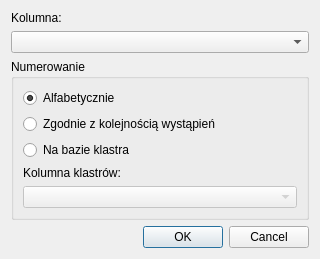
<?xml version="1.0" encoding="UTF-8"?>
<ui version="4.0">
 <class>Dialog</class>
 <widget class="QDialog" name="Dialog">
  <property name="windowModality">
   <enum>Qt::ApplicationModal</enum>
  </property>
  <property name="geometry">
   <rect>
    <x>0</x>
    <y>0</y>
    <width>320</width>
    <height>244</height>
   </rect>
  </property>
  <property name="windowTitle">
   <string>Opcje</string>
  </property>
  <layout class="QVBoxLayout" name="verticalLayout">
   <item>
    <layout class="QVBoxLayout" name="verticalLayout_2">
     <item>
      <widget class="QLabel" name="label">
       <property name="text">
        <string>Kolumna:</string>
       </property>
      </widget>
     </item>
     <item>
      <widget class="QComboBox" name="columnNameCombobox">
       <property name="accessibleName">
        <string/>
       </property>
       <property name="accessibleDescription">
        <string/>
       </property>
      </widget>
     </item>
     <item>
      <widget class="QGroupBox" name="groupBox">
       <property name="title">
        <string>Numerowanie</string>
       </property>
       <layout class="QVBoxLayout" name="verticalLayout_3">
        <item>
         <widget class="QRadioButton" name="alphabeticallyRadioButton">
          <property name="text">
           <string>Alfabetycznie</string>
          </property>
          <property name="checked">
           <bool>true</bool>
          </property>
         </widget>
        </item>
        <item>
         <widget class="QRadioButton" name="byOrderRadioButton">
          <property name="text">
           <string>Zgodnie z kolejnością wystąpień</string>
          </property>
         </widget>
        </item>
        <item>
         <widget class="QRadioButton" name="byClusterRadioButton">
          <property name="text">
           <string>Na bazie klastra</string>
          </property>
         </widget>
        </item>
        <item>
         <widget class="QLabel" name="label_2">
          <property name="text">
           <string>Kolumna klastrów:</string>
          </property>
         </widget>
        </item>
        <item>
         <widget class="QComboBox" name="clusterColumnCombobox">
          <property name="enabled">
           <bool>false</bool>
          </property>
         </widget>
        </item>
       </layout>
      </widget>
     </item>
    </layout>
   </item>
   <item>
    <spacer name="verticalSpacer">
     <property name="orientation">
      <enum>Qt::Vertical</enum>
     </property>
     <property name="sizeHint" stdset="0">
      <size>
       <width>20</width>
       <height>40</height>
      </size>
     </property>
    </spacer>
   </item>
   <item>
    <widget class="QDialogButtonBox" name="buttonBox">
     <property name="orientation">
      <enum>Qt::Horizontal</enum>
     </property>
     <property name="standardButtons">
      <set>QDialogButtonBox::Cancel|QDialogButtonBox::Ok</set>
     </property>
    </widget>
   </item>
  </layout>
 </widget>
 <resources/>
 <connections>
  <connection>
   <sender>buttonBox</sender>
   <signal>accepted()</signal>
   <receiver>Dialog</receiver>
   <slot>accept()</slot>
   <hints>
    <hint type="sourcelabel">
     <x>257</x>
     <y>230</y>
    </hint>
    <hint type="destinationlabel">
     <x>157</x>
     <y>274</y>
    </hint>
   </hints>
  </connection>
  <connection>
   <sender>buttonBox</sender>
   <signal>rejected()</signal>
   <receiver>Dialog</receiver>
   <slot>reject()</slot>
   <hints>
    <hint type="sourcelabel">
     <x>310</x>
     <y>230</y>
    </hint>
    <hint type="destinationlabel">
     <x>286</x>
     <y>274</y>
    </hint>
   </hints>
  </connection>
  <connection>
   <sender>byClusterRadioButton</sender>
   <signal>toggled(bool)</signal>
   <receiver>clusterColumnCombobox</receiver>
   <slot>setEnabled(bool)</slot>
   <hints>
    <hint type="sourcelabel">
     <x>103</x>
     <y>134</y>
    </hint>
    <hint type="destinationlabel">
     <x>167</x>
     <y>170</y>
    </hint>
   </hints>
  </connection>
 </connections>
</ui>
